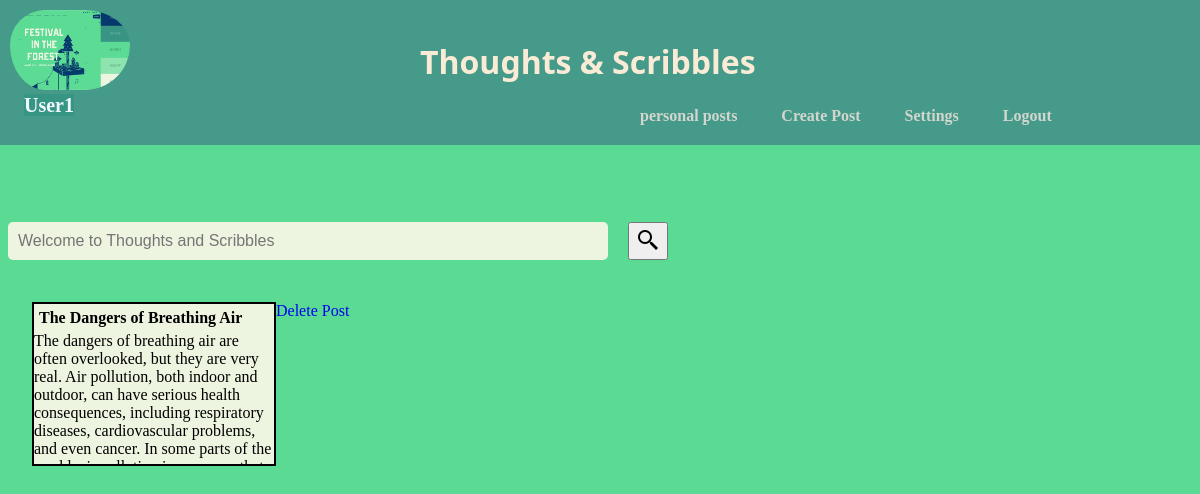
The page /private_Post/2/ (signed in) on the database its author committed.
### LikerApp/models.py (models this page shows, shortened)
class Post(models.Model):
    profile=models.ForeignKey(Profile,on_delete=models.CASCADE,null=True,related_name='profile')
    title=models.CharField(max_length=200,null=True)
    content=models.TextField(max_length=1500,null=True)
    liked=models.ManyToManyField(User,default=None, blank=True, related_name='liked')
    created_at=models.DateTimeField(auto_now_add=True,null=True)

class Profile(models.Model):
    user=models.OneToOneField(User,on_delete=models.CASCADE,blank=True,null=True)
    add_time=models.DateTimeField(auto_now_add=True,null=True)
    profile_pic=models.ImageField(null=True,blank=True,upload_to='static/images',default='profile_picture.jpg')

### LikerApp/views.py (the view)
# urls.py: path('private_Post/<str:pk>/',views.personalPost,name='private_Post'),
@login_required(login_url='/login')
def personalPost(request,pk):
    personalPosts=Post.objects.filter(profile=Profile.objects.get(id=pk))
    context={
        "personalPosts":personalPosts
    }
    return render(request,"pages/personalPost.html",context)

### LikerApp/templates/pages/personalPost.html (shortened to what this page needs)
{% extends 'pages/publicPost.html'%}
{% load static %}
{% block content %}
<div>
</div>
<main class='main'>
{% for personalPost in personalPosts%}
<a href="/specificPost/{{ personalPost.id }}">
    <div class="post">
        <div class='title'> {{personalPost.title}} </div>
        <div class = 'content'> {{personalPost.content}} </div>
    </div>
</a>
<div> <a href="/delete/{{personalPost.id}}"> Delete Post </a></div>
{% endfor %}
</main>
{% endblock %}

### LikerApp/templates/pages/publicPost.html (shortened to what this page needs)
{% load static %}
<!DOCTYPE html>
<html lang="en">
<head>
    <link rel="stylesheet" href={% static '/css/main.css'%}>
</head>
    <body>
        {% block content %}
        {% endblock %}
        <nav class="navbar">
            <span class="nav_section1">
                <div class="profile_img">
                    <img class="img" src="{{ request.user.profile.profile_pic.url}}">
                </div>
                <span class="username">{{request.user}}</span>
            </span>
            <a href="/post/"><span class="logo">  Thoughts & Scribbles   </span></a>
            <span class="nav_section2">
                <span class="nav1"> <a href="/private_Post/{{request.user.id}}/" > personal posts</a></span>
                <span class="nav1"> <a href="/createPost/{{request.user.id}}/" > Create Post</a></span>
                <span class="nav1"> <a href="/settings">Settings</a></span>
                <span class="nav1"> <a href="/logout/">  Logout  </a> </span>
            </span>
        </nav>
        <div class='searchDiv'>
            <form class="searchForm" method='GET' action='/searchPage'>
                <input type='text' class='textInput' name='search' placeholder='Welcome to Thoughts and Scribbles'>
                <button type='submit' class='submitInput'> <img src="{% static 'images/search.png' %}"> </button>
            </form>
        </div>
    </body>
</html>

### static/css/main.css (style rules this page uses)
:root { --main-bg-color: #EDF5E1; --main-text-color: #05386B; --button-bg-color: #379683; --button-text-color: #EDF5E1; }
body { background-color: #5BDA93 ; }
a { text-decoration: none; }
.navbar { position: absolute ; left:0; top:0; display: grid; grid-template-columns: 20% 60 20%; background-color: #469A89; width:100vw; margin-right:100px; padding-bottom: 20px; }
.navbar .logo , .logo { position: absolute; top:5vh; left:35vw; font-size: 200%; font-family:'Segoe UI', Tahoma, Geneva, Verdana, sans-serif; font-weight: 900; color: antiquewhite; }
.navbar .nav_section1 .profile_img .img { width:10vw; height:10vh; padding-left:10px; padding-top: 10px; border-radius: 100px; }
.navbar .nav_section1 .username { font-size: 20px; color:aliceblue; font-weight:800; margin-left: 2vw; }
.navbar .nav_section2 { grid-template-columns: 33% 33% 33%; margin-left:50vw; margin-top:-10px; z-index: 1; }
.nav_section2 .nav1 { font:12px; font-weight:800; height: 20px; margin-left:-20px; padding-left:5vw; }
.nav_section2 .nav1 a { color:#d3d6cf; }
.searchDiv { width: 100vw; z-index:1; position: absolute; margin-top: 20vh; }
.searchDiv .searchForm { display: grid; grid-template-columns: 1fr 0.2fr; }
.searchDiv .searchForm .textInput { background-color: #EDF5E0; width: 50vw; }
.searchDiv .searchForm .submitInput { margin-right:45vw ; }
.main { position: absolute; display:grid; grid-template-columns: repeat(4,1fr); margin-top:10vh; padding-top: 20vh ; }
.main .post { margin-bottom: 10px; border:2px solid black; width:20vw; height: 20vh; overflow:hidden; color: Black; background-color: #EDF5E0; margin-left:2vw; }
.main .post .title { font-weight:800; padding: 5px; }
.username { background-color: #379683; color: #edf5e1; }
input[type="text"], input[type="password"] { border: none; border-radius: 5px; padding: 10px; font-size: 16px; width: 100%; box-sizing: border-box; background-color: #5CDB95; color: #05386b; }

### rows shown on the page
Post: title "The Dangers of Breathing Air", content "The dangers of breathing air are often overlooked, but they are very real. Air pollution, both indoor and outdoor, can have serious health consequences, including respiratory diseases, cardiovascular problems, and even cancer. In some parts of the…"

### other values the page prints
{{ request.user }} "User1"
